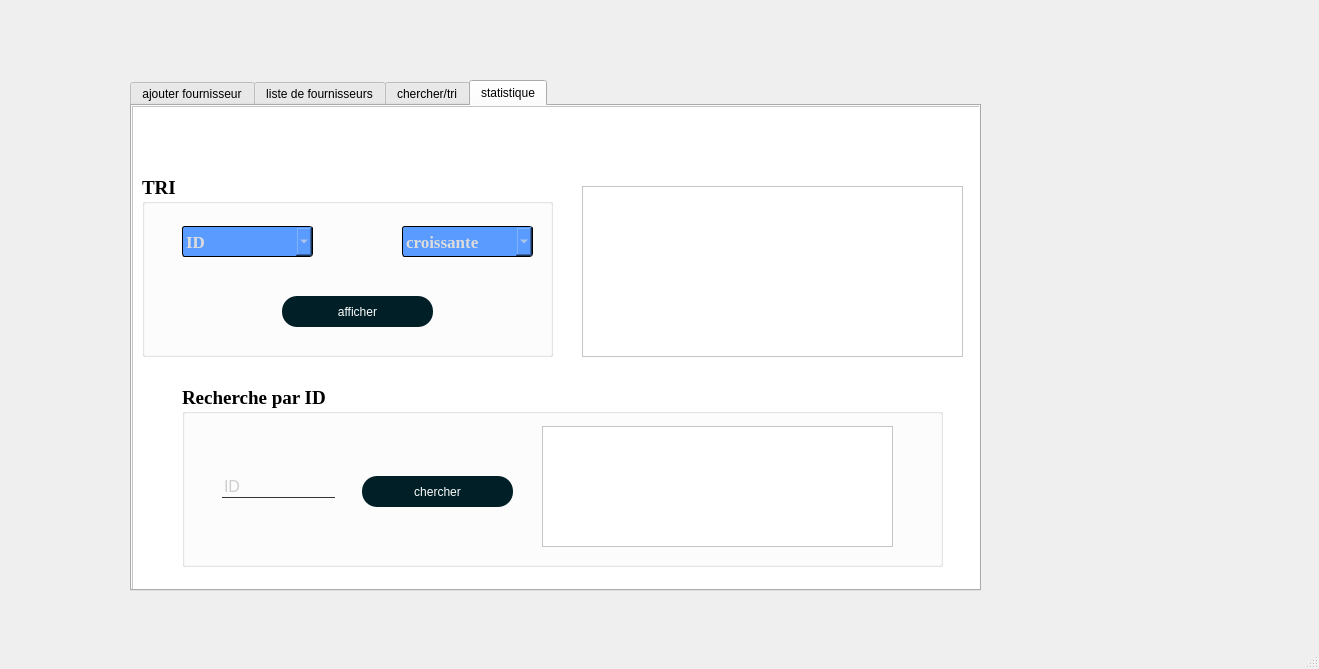
<?xml version="1.0" encoding="UTF-8"?>
<ui version="4.0">
 <class>MainWindow</class>
 <widget class="QMainWindow" name="MainWindow">
  <property name="geometry">
   <rect>
    <x>0</x>
    <y>0</y>
    <width>1319</width>
    <height>669</height>
   </rect>
  </property>
  <property name="cursor">
   <cursorShape>ArrowCursor</cursorShape>
  </property>
  <property name="windowTitle">
   <string>MainWindow</string>
  </property>
  <widget class="QWidget" name="centralwidget">
   <widget class="QTabWidget" name="tabWidget">
    <property name="geometry">
     <rect>
      <x>130</x>
      <y>80</y>
      <width>851</width>
      <height>511</height>
     </rect>
    </property>
    <property name="currentIndex">
     <number>3</number>
    </property>
    <property name="usesScrollButtons">
     <bool>false</bool>
    </property>
    <widget class="QWidget" name="tab">
     <attribute name="title">
      <string>ajouter fournisseur</string>
     </attribute>
     <widget class="QFrame" name="frame">
      <property name="geometry">
       <rect>
        <x>0</x>
        <y>0</y>
        <width>851</width>
        <height>491</height>
       </rect>
      </property>
      <property name="cursor">
       <cursorShape>ArrowCursor</cursorShape>
      </property>
      <property name="styleSheet">
       <string notr="true">QFrame{
background:white;
}

QLabel{
color:white;
font-size:16px;
}

QPushButton:hover {
transform: scale(1.2); 
width : 250px;
color:#F3D617;
}
QPushButton{
color:white;
border-radius:15px;
}

QLineEdit
{
background:transparent;
border:none;
color:#a0a0a0;
font-size:16px;
border-bottom:1px solid #333;
}
</string>
      </property>
      <property name="frameShape">
       <enum>QFrame::StyledPanel</enum>
      </property>
      <property name="frameShadow">
       <enum>QFrame::Raised</enum>
      </property>
      <widget class="QLineEdit" name="age">
       <property name="geometry">
        <rect>
         <x>80</x>
         <y>220</y>
         <width>141</width>
         <height>20</height>
        </rect>
       </property>
       <property name="text">
        <string/>
       </property>
       <property name="placeholderText">
        <string>age</string>
       </property>
      </widget>
      <widget class="QLineEdit" name="nom">
       <property name="geometry">
        <rect>
         <x>80</x>
         <y>150</y>
         <width>141</width>
         <height>20</height>
        </rect>
       </property>
       <property name="text">
        <string/>
       </property>
       <property name="placeholderText">
        <string>nom</string>
       </property>
      </widget>
      <widget class="QLineEdit" name="prenom">
       <property name="geometry">
        <rect>
         <x>280</x>
         <y>150</y>
         <width>161</width>
         <height>20</height>
        </rect>
       </property>
       <property name="maximumSize">
        <size>
         <width>16777215</width>
         <height>20</height>
        </size>
       </property>
       <property name="text">
        <string/>
       </property>
       <property name="placeholderText">
        <string>prenom</string>
       </property>
      </widget>
      <widget class="QLineEdit" name="tel">
       <property name="geometry">
        <rect>
         <x>280</x>
         <y>220</y>
         <width>161</width>
         <height>20</height>
        </rect>
       </property>
       <property name="text">
        <string/>
       </property>
       <property name="placeholderText">
        <string>tel</string>
       </property>
      </widget>
      <widget class="QLineEdit" name="email">
       <property name="geometry">
        <rect>
         <x>80</x>
         <y>290</y>
         <width>361</width>
         <height>20</height>
        </rect>
       </property>
       <property name="text">
        <string/>
       </property>
       <property name="placeholderText">
        <string>email</string>
       </property>
      </widget>
      <widget class="QPushButton" name="ajouterF">
       <property name="geometry">
        <rect>
         <x>170</x>
         <y>380</y>
         <width>151</width>
         <height>31</height>
        </rect>
       </property>
       <property name="cursor">
        <cursorShape>PointingHandCursor</cursorShape>
       </property>
       <property name="styleSheet">
        <string notr="true">background-color:#001F26;</string>
       </property>
       <property name="text">
        <string>ajouter fournisseur</string>
       </property>
      </widget>
      <widget class="QPushButton" name="pushButton_3">
       <property name="geometry">
        <rect>
         <x>490</x>
         <y>90</y>
         <width>311</width>
         <height>331</height>
        </rect>
       </property>
       <property name="styleSheet">
        <string notr="true">QPushButton
{
background:transparent;
}</string>
       </property>
       <property name="text">
        <string/>
       </property>
       <property name="icon">
        <iconset>
         <normaloff>C:/Users/moham/OneDrive/Bureau/c++_logo.png</normaloff>C:/Users/moham/OneDrive/Bureau/c++_logo.png</iconset>
       </property>
       <property name="iconSize">
        <size>
         <width>250</width>
         <height>250</height>
        </size>
       </property>
      </widget>
     </widget>
    </widget>
    <widget class="QWidget" name="afficherF">
     <attribute name="title">
      <string>liste de fournisseurs</string>
     </attribute>
     <widget class="QFrame" name="frame_2">
      <property name="geometry">
       <rect>
        <x>-10</x>
        <y>0</y>
        <width>861</width>
        <height>491</height>
       </rect>
      </property>
      <property name="styleSheet">
       <string notr="true">QFrame{
background:white;
}

QLabel{
color:white;
font-size:16px;
}

QPushButton:hover {
transform: scale(1,3); 
color:red;
}

QPushButton{
color:white;
border-radius:15px;
}

QPushButton::hover{
color:black;
border-radius:15px;
}

QTableWidget{
border:none;
}


</string>
      </property>
      <property name="frameShape">
       <enum>QFrame::StyledPanel</enum>
      </property>
      <property name="frameShadow">
       <enum>QFrame::Raised</enum>
      </property>
      <widget class="QPushButton" name="LoadData">
       <property name="geometry">
        <rect>
         <x>330</x>
         <y>300</y>
         <width>231</width>
         <height>171</height>
        </rect>
       </property>
       <property name="cursor">
        <cursorShape>PointingHandCursor</cursorShape>
       </property>
       <property name="styleSheet">
        <string notr="true"/>
       </property>
       <property name="text">
        <string/>
       </property>
       <property name="icon">
        <iconset>
         <normaloff>C:/Users/moham/Downloads/800px-Cloud_Upload_-_The_Noun_Project.svg.png</normaloff>C:/Users/moham/Downloads/800px-Cloud_Upload_-_The_Noun_Project.svg.png</iconset>
       </property>
       <property name="iconSize">
        <size>
         <width>200</width>
         <height>200</height>
        </size>
       </property>
       <property name="autoDefault">
        <bool>false</bool>
       </property>
       <property name="flat">
        <bool>false</bool>
       </property>
      </widget>
      <widget class="QTableView" name="Ftable">
       <property name="geometry">
        <rect>
         <x>150</x>
         <y>110</y>
         <width>531</width>
         <height>192</height>
        </rect>
       </property>
      </widget>
     </widget>
    </widget>
    <widget class="QWidget" name="tab_3">
     <attribute name="title">
      <string>chercher/tri</string>
     </attribute>
     <widget class="QFrame" name="frame_3">
      <property name="geometry">
       <rect>
        <x>-1</x>
        <y>-1</y>
        <width>851</width>
        <height>491</height>
       </rect>
      </property>
      <property name="styleSheet">
       <string notr="true">QFrame{
background:white;
}

QLabel{
color:white;
font-size:16px;
}

QPushButton:hover {
transform: scale(1,3); 
color:red;
}

QPushButton{
color:white;
border-radius:15px;
}

QPushButton::hover{
color:black;
border-radius:15px;
}

QTableWidget{
border:none;
}

</string>
      </property>
      <property name="frameShape">
       <enum>QFrame::StyledPanel</enum>
      </property>
      <property name="frameShadow">
       <enum>QFrame::Raised</enum>
      </property>
      <widget class="QGroupBox" name="groupBox_5">
       <property name="geometry">
        <rect>
         <x>440</x>
         <y>290</y>
         <width>351</width>
         <height>181</height>
        </rect>
       </property>
       <property name="font">
        <font>
         <family>Times New Roman</family>
         <pointsize>14</pointsize>
         <weight>75</weight>
         <bold>true</bold>
        </font>
       </property>
       <property name="styleSheet">
        <string notr="true">QFrame{
background:white;

}
QLabel{
color:white;
font-size:16px;
}
QPushButton
{
background:red;
border-radius:16px;
}
QPushButton:hover {
transform: scale(5); 
width : 250px;
color:#F3D617;
}
QPushButton{
color:white;
border-radius:15px;
}
QLineEdit
{
background:transparent;
border:none;
color:#a0a0a0;
font-size:16px;
border-bottom:1px solid #333;
}</string>
       </property>
       <property name="title">
        <string>supprimer fournisseur</string>
       </property>
       <widget class="QLineEdit" name="deleteID">
        <property name="geometry">
         <rect>
          <x>40</x>
          <y>80</y>
          <width>113</width>
          <height>22</height>
         </rect>
        </property>
        <property name="text">
         <string/>
        </property>
        <property name="placeholderText">
         <string>ID</string>
        </property>
       </widget>
       <widget class="QPushButton" name="deleteFbtn">
        <property name="geometry">
         <rect>
          <x>180</x>
          <y>80</y>
          <width>151</width>
          <height>31</height>
         </rect>
        </property>
        <property name="cursor">
         <cursorShape>PointingHandCursor</cursorShape>
        </property>
        <property name="styleSheet">
         <string notr="true">background-color:#001F26;</string>
        </property>
        <property name="text">
         <string>supprimer</string>
        </property>
       </widget>
      </widget>
      <widget class="QGroupBox" name="groupBox_8">
       <property name="geometry">
        <rect>
         <x>30</x>
         <y>240</y>
         <width>351</width>
         <height>241</height>
        </rect>
       </property>
       <property name="font">
        <font>
         <family>Times New Roman</family>
         <pointsize>14</pointsize>
         <weight>75</weight>
         <bold>true</bold>
        </font>
       </property>
       <property name="styleSheet">
        <string notr="true">QFrame{
background:white;

}
QLabel{
color:white;
font-size:16px;
}
QPushButton
{
background:red;
border-radius:16px;
}
QPushButton:hover {
transform: scale(5); 
width : 250px;
color:#F3D617;
}
QPushButton{
color:white;
border-radius:15px;
}
QLineEdit
{
background:transparent;
border:none;
color:#a0a0a0;
font-size:16px;
border-bottom:1px solid #333;
}</string>
       </property>
       <property name="title">
        <string>modifer fournisseur</string>
       </property>
       <widget class="QLineEdit" name="updateID">
        <property name="geometry">
         <rect>
          <x>250</x>
          <y>100</y>
          <width>71</width>
          <height>31</height>
         </rect>
        </property>
        <property name="text">
         <string/>
        </property>
        <property name="placeholderText">
         <string>ID</string>
        </property>
       </widget>
       <widget class="QPushButton" name="updateBTN">
        <property name="geometry">
         <rect>
          <x>240</x>
          <y>180</y>
          <width>91</width>
          <height>31</height>
         </rect>
        </property>
        <property name="cursor">
         <cursorShape>PointingHandCursor</cursorShape>
        </property>
        <property name="styleSheet">
         <string notr="true">background-color:#001F26;</string>
        </property>
        <property name="text">
         <string>modifer</string>
        </property>
       </widget>
       <widget class="QLineEdit" name="nomUpdate">
        <property name="geometry">
         <rect>
          <x>40</x>
          <y>40</y>
          <width>61</width>
          <height>20</height>
         </rect>
        </property>
        <property name="text">
         <string/>
        </property>
        <property name="placeholderText">
         <string>nom</string>
        </property>
       </widget>
       <widget class="QLineEdit" name="prenomUpdate">
        <property name="geometry">
         <rect>
          <x>40</x>
          <y>160</y>
          <width>101</width>
          <height>20</height>
         </rect>
        </property>
        <property name="maximumSize">
         <size>
          <width>16777215</width>
          <height>20</height>
         </size>
        </property>
        <property name="text">
         <string/>
        </property>
        <property name="placeholderText">
         <string>prenom</string>
        </property>
       </widget>
       <widget class="QLineEdit" name="ageUpdate">
        <property name="geometry">
         <rect>
          <x>40</x>
          <y>80</y>
          <width>61</width>
          <height>20</height>
         </rect>
        </property>
        <property name="text">
         <string/>
        </property>
        <property name="placeholderText">
         <string>age</string>
        </property>
       </widget>
       <widget class="QLineEdit" name="telUpdate">
        <property name="geometry">
         <rect>
          <x>40</x>
          <y>120</y>
          <width>91</width>
          <height>20</height>
         </rect>
        </property>
        <property name="text">
         <string/>
        </property>
        <property name="placeholderText">
         <string>tel</string>
        </property>
       </widget>
       <widget class="QLineEdit" name="emailUpdate">
        <property name="geometry">
         <rect>
          <x>40</x>
          <y>200</y>
          <width>121</width>
          <height>20</height>
         </rect>
        </property>
        <property name="text">
         <string/>
        </property>
        <property name="placeholderText">
         <string>email</string>
        </property>
       </widget>
      </widget>
     </widget>
    </widget>
    <widget class="QWidget" name="tab_4">
     <attribute name="title">
      <string>statistique</string>
     </attribute>
     <widget class="QFrame" name="frame_4">
      <property name="geometry">
       <rect>
        <x>0</x>
        <y>0</y>
        <width>861</width>
        <height>491</height>
       </rect>
      </property>
      <property name="styleSheet">
       <string notr="true">QFrame{
background:white;
}

QLabel{
color:white;
font-size:16px;
}

QPushButton:hover {
transform: scale(1,3); 
color:red;
}

QPushButton{
color:white;
border-radius:15px;
}

QPushButton::hover{
color:black;
border-radius:15px;
}

QTableWidget{
border:none;
}


</string>
      </property>
      <property name="frameShape">
       <enum>QFrame::StyledPanel</enum>
      </property>
      <property name="frameShadow">
       <enum>QFrame::Raised</enum>
      </property>
      <widget class="QGroupBox" name="groupBox_4">
       <property name="geometry">
        <rect>
         <x>10</x>
         <y>70</y>
         <width>411</width>
         <height>181</height>
        </rect>
       </property>
       <property name="font">
        <font>
         <family>Times New Roman</family>
         <pointsize>14</pointsize>
         <weight>75</weight>
         <bold>true</bold>
        </font>
       </property>
       <property name="styleSheet">
        <string notr="true">QFrame{
background:white;

}
QLabel{
color:white;
font-size:16px;
}
QPushButton
{
background:red;
border-radius:16px;
}
QPushButton:hover {
transform: scale(5); 
width : 250px;
color:#F3D617;
}
QPushButton{
color:white;
border-radius:15px;
}
QLineEdit
{
background:transparent;
border:none;
color:#a0a0a0;
font-size:16px;
border-bottom:1px solid #333;
}

</string>
       </property>
       <property name="title">
        <string>TRI</string>
       </property>
       <widget class="QPushButton" name="pushButtonStatistiques">
        <property name="geometry">
         <rect>
          <x>170</x>
          <y>380</y>
          <width>271</width>
          <height>41</height>
         </rect>
        </property>
        <property name="font">
         <font>
          <pointsize>13</pointsize>
          <weight>75</weight>
          <bold>true</bold>
         </font>
        </property>
        <property name="styleSheet">
         <string notr="true">QFrame{
background:#333;

}
QLabel{
color:white;
font-size:16px;
}
QPushButton
{
background:red;
border-radius:16px;
}
QPushButton:hover {
color:blue;
border-size:20px;
background:#333
}
QPushButton{
color:white;
border-radius:15px;
}
QLineEdit
{
background:transparent;
border:none;
color:#b0b0b0;
font-size:16px;
border-bottom:1px solid #fefff4;
}
QTableWidget{
background:transparent;
border:none;
}
QTableWidget:hover{
border:3px;
}
</string>
        </property>
        <property name="text">
         <string>STATISTIQUES</string>
        </property>
       </widget>
       <widget class="QComboBox" name="croissanceBox">
        <property name="geometry">
         <rect>
          <x>260</x>
          <y>50</y>
          <width>131</width>
          <height>31</height>
         </rect>
        </property>
        <property name="font">
         <font>
          <family>Times New Roman</family>
          <pointsize>13</pointsize>
          <weight>75</weight>
          <bold>true</bold>
         </font>
        </property>
        <property name="styleSheet">
         <string notr="true">border: 1px solid;
border-color:rgb(0, 0, 0);
    border-radius: 3px;
    padding: 1px 18px 1px 3px;
    min-width: 6em;
    color: rgb(220, 220, 220);
    background-color:rgb(89, 155, 255);
    margin: 0 0 0 0;</string>
        </property>
        <item>
         <property name="text">
          <string>croissante</string>
         </property>
        </item>
        <item>
         <property name="text">
          <string>decroissante</string>
         </property>
        </item>
       </widget>
       <widget class="QComboBox" name="attributeBox">
        <property name="geometry">
         <rect>
          <x>40</x>
          <y>50</y>
          <width>131</width>
          <height>31</height>
         </rect>
        </property>
        <property name="font">
         <font>
          <family>Times New Roman</family>
          <pointsize>13</pointsize>
          <weight>75</weight>
          <bold>true</bold>
         </font>
        </property>
        <property name="styleSheet">
         <string notr="true">border: 1px solid;
border-color:rgb(0, 0, 0);
    border-radius: 3px;
    padding: 1px 18px 1px 3px;
    min-width: 6em;
    color: rgb(220, 220, 220);
    background-color:rgb(89, 155, 255);
    margin: 0 0 0 0;</string>
        </property>
        <item>
         <property name="text">
          <string>ID</string>
         </property>
        </item>
        <item>
         <property name="text">
          <string>AGE</string>
         </property>
        </item>
        <item>
         <property name="text">
          <string>NOM</string>
         </property>
        </item>
       </widget>
       <widget class="QPushButton" name="triBTN">
        <property name="geometry">
         <rect>
          <x>140</x>
          <y>120</y>
          <width>151</width>
          <height>31</height>
         </rect>
        </property>
        <property name="cursor">
         <cursorShape>PointingHandCursor</cursorShape>
        </property>
        <property name="styleSheet">
         <string notr="true">background-color:#001F26;</string>
        </property>
        <property name="text">
         <string>afficher</string>
        </property>
       </widget>
      </widget>
      <widget class="QTableView" name="TriTable">
       <property name="geometry">
        <rect>
         <x>450</x>
         <y>80</y>
         <width>381</width>
         <height>171</height>
        </rect>
       </property>
      </widget>
      <widget class="QGroupBox" name="groupBox_3">
       <property name="geometry">
        <rect>
         <x>50</x>
         <y>280</y>
         <width>761</width>
         <height>181</height>
        </rect>
       </property>
       <property name="font">
        <font>
         <family>Times New Roman</family>
         <pointsize>14</pointsize>
         <weight>75</weight>
         <bold>true</bold>
        </font>
       </property>
       <property name="styleSheet">
        <string notr="true">QFrame{
background:white;

}
QLabel{
color:white;
font-size:16px;
}
QPushButton
{
background:red;
border-radius:16px;
}
QPushButton:hover {
transform: scale(5); 
width : 250px;
color:#F3D617;
}
QPushButton{
color:white;
border-radius:15px;
}
QLineEdit
{
background:transparent;
border:none;
color:#a0a0a0;
font-size:16px;
border-bottom:1px solid #333;
}</string>
       </property>
       <property name="title">
        <string>Recherche par ID</string>
       </property>
       <widget class="QLineEdit" name="searchIDinput">
        <property name="geometry">
         <rect>
          <x>40</x>
          <y>90</y>
          <width>113</width>
          <height>22</height>
         </rect>
        </property>
        <property name="placeholderText">
         <string>ID</string>
        </property>
       </widget>
       <widget class="QPushButton" name="chercherID_2">
        <property name="geometry">
         <rect>
          <x>180</x>
          <y>90</y>
          <width>151</width>
          <height>31</height>
         </rect>
        </property>
        <property name="cursor">
         <cursorShape>PointingHandCursor</cursorShape>
        </property>
        <property name="styleSheet">
         <string notr="true">background-color:#001F26;</string>
        </property>
        <property name="text">
         <string>chercher</string>
        </property>
       </widget>
       <widget class="QTableView" name="searchTable_2">
        <property name="geometry">
         <rect>
          <x>360</x>
          <y>40</y>
          <width>351</width>
          <height>121</height>
         </rect>
        </property>
       </widget>
      </widget>
     </widget>
    </widget>
   </widget>
  </widget>
  <widget class="QMenuBar" name="menubar">
   <property name="geometry">
    <rect>
     <x>0</x>
     <y>0</y>
     <width>1319</width>
     <height>22</height>
    </rect>
   </property>
  </widget>
  <widget class="QStatusBar" name="statusbar"/>
 </widget>
 <resources/>
 <connections/>
</ui>
